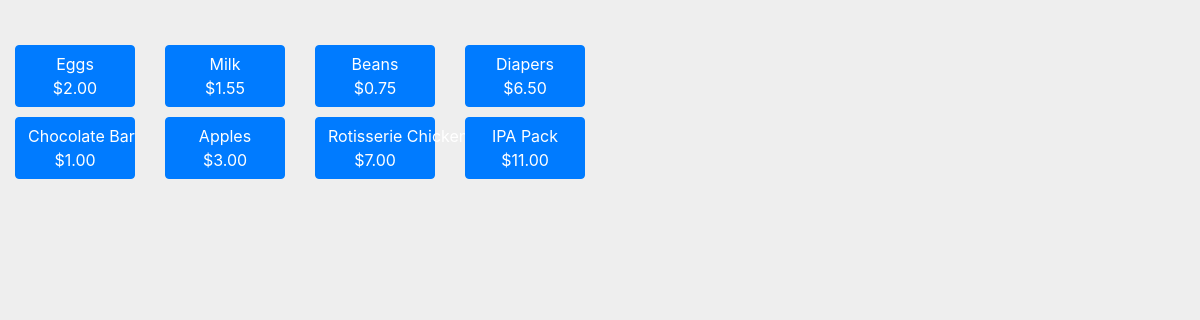
The page /pointofsale/order/ on the database its author committed.
### pointofsale/models.py (models this page shows, shortened)
class Product(models.Model):
    name = models.CharField(max_length=100)
    price = models.DecimalField(max_digits=7, decimal_places=2)

### pointofsale/views.py (the view)
# urls.py: path('order/', views.order, name='order'),
def order(request):
    list = Product.objects.all
    context = {
            'list': list,
    }
    return render(request, 'pointofsale/order.html', context=context)

### pointofsale/templates/pointofsale/order.html (shortened to what this page needs)
<!DOCTYPE html>
<html>
    <head>
          {% load static %}
          <link rel="stylesheet" type="text/css" href="{% static 'pointofsale/css/bootstrap.min.css' %}" />
          <link rel="stylesheet" type="text/css" href="{% static 'pointofsale/css/signup.css' %}" />
    </head>
    <body>
        <div class="container-fluid">
              <div class="row">
                  <div class="col-sm-6">
                        <div class="row">
                              {% if list %}
                              {% for product in list %}
                              <div class="col-sm-6 col-md-3" style="padding-top: 5px; padding-bottom: 5px;">
                            <a role="button" class="btn btn-primary btn-block"
                                         href="#"
                                             onclick="addProduct({{ product.id }});">
                                        {{ product.name }}<br>${{ product.price }}
                            </a>
                        </div>
                              {% endfor %}
                              {% endif %}
                        </div>
    </body>

### pointofsale/static/pointofsale/css/signup.css (style rules this page uses)
body { padding-top: 40px; padding-bottom: 40px; background-color: #eee; }

### rows shown on the page
Product: name "Eggs", price "2.00"
Product: name "Milk", price "1.55"
Product: name "Beans", price "0.75"
Product: name "Diapers", price "6.50"
Product: name "Chocolate Bar", price "1.00"
Product: name "Apples", price "3.00"
Product: name "Rotisserie Chicken", price "7.00"
Product: name "IPA Pack", price "11.00"
